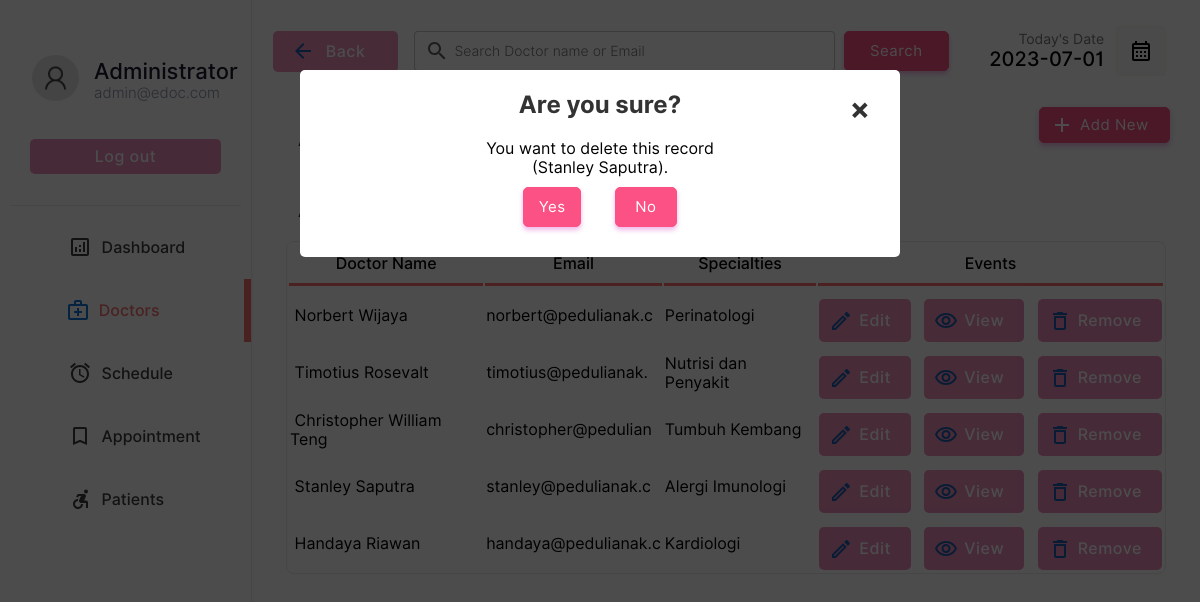
Page /doctor/doctors.php?action=drop&id=2&name=Stanley Saputra (signed in) on the committed database.
### tables this page shows
CREATE TABLE IF NOT EXISTS `doctor` (
  `docid` int(11) NOT NULL AUTO_INCREMENT,
  `docemail` varchar(255) DEFAULT NULL,
  `docname` varchar(255) DEFAULT NULL,
  `docpassword` varchar(255) DEFAULT NULL,
  `doctel` varchar(15) DEFAULT NULL,
  `specialties` int(2) DEFAULT NULL,
  PRIMARY KEY (`docid`),
  KEY `specialties` (`specialties`)
);

CREATE TABLE IF NOT EXISTS `specialties` (
  `id` int(2) NOT NULL,
  `sname` varchar(50) DEFAULT NULL,
  PRIMARY KEY (`id`)
);

### doctor/doctors.php (the view, shortened to what the rows shown need)
<!DOCTYPE html>
<html lang="en">
<head>
    <link rel="stylesheet" href="../css/animations.css">
    <link rel="stylesheet" href="../css/style.css">
    <link rel="stylesheet" href="../css/admin.css">
</head>
<body>
    <?php
    include("../connection.php");
    ?>
        <div class="dash-body">
            <table border="0" width="100%" style=" border-spacing: 0;margin:0;padding:0;margin-top:25px; ">
                <?php
                    if($_POST){
                        $keyword=$_POST["search"];
                        $sqlmain= "select * from doctor where docemail='$keyword' or docname='$keyword' or docname like '$keyword%' or docname like '%$keyword' or docname like '%$keyword%'";
                    }else{
                        $sqlmain= "select * from doctor order by docid desc";
                    }
                ?>
                <tr>
                   <td colspan="4">
                       <center>
                        <div class="abc scroll">
                        <table width="93%" class="sub-table scrolldown" border="0">
                        <thead>
                        <tr>
                                <th class="table-headin">
                                Doctor Name
                                </th>
                                <th class="table-headin">
                                    Email
                                </th>
                                <th class="table-headin">
                                    Specialties
                                </th>
                                <th class="table-headin">
                                    Events
                                </tr>
                        </thead>
                        <tbody>
                            <?php
                                $result= $database->query($sqlmain);
                                if($result->num_rows==0){
                                    echo '<tr>
                                    <td colspan="4">
                                    <br><br><br><br>
                                    <center>
                                    <img src="../img/notfound.svg" width="25%">
                                    <br>
                                    <p class="heading-main12" style="margin-left: 45px;font-size:20px;color:rgb(49, 49, 49)">We  couldnt find anything related to your keywords !</p>
                                    <a class="non-style-link" href="doctors.php"><button  class="login-btn btn-primary-soft btn"  style="display: flex;justify-content: center;align-items: center;margin-left:20px;">&nbsp; Show all Doctors &nbsp;</font></button>
                                    </a>
                                    </center>
                                    <br><br><br><br>
                                    </td>
                                    </tr>';
                                }
                                else{
                                for ( $x=0; $x<$result->num_rows;$x++){
                                    $row=$result->fetch_assoc();
                                    $docid=$row["docid"];
                                    $name=$row["docname"];
                                    $email=$row["docemail"];
                                    $spe=$row["specialties"];
                                    $spcil_res= $database->query("select sname from specialties where id='$spe'");
                                    $spcil_array= $spcil_res->fetch_assoc();
                                    $spcil_name=$spcil_array["sname"];
                                    echo '<tr>
                                        <td> &nbsp;'.
                                        substr($name,0,30)
                                        .'</td>
                                        <td>
                                        '.substr($email,0,20).'
                                        </td>
                                        <td>
                                            '.substr($spcil_name,0,20).'
                                        </td>
                                        <td>
                                        <div style="display:flex;justify-content: center;">
                                        <a href="?action=edit&id='.$docid.'&error=0" class="non-style-link"><button  class="btn-primary-soft btn button-icon btn-edit"  style="padding-left: 40px;padding-top: 12px;padding-bottom: 12px;margin-top: 10px;"><font class="tn-in-text">Edit</font></button></a>
                                        &nbsp;&nbsp;&nbsp;
                                        <a href="?action=view&id='.$docid.'" class="non-style-link"><button  class="btn-primary-soft btn button-icon btn-view"  style="padding-left: 40px;padding-top: 12px;padding-bottom: 12px;margin-top: 10px;"><font class="tn-in-text">View</font></button></a>
                                       &nbsp;&nbsp;&nbsp;
                                       <a href="?action=drop&id='.$docid.'&name='.$name.'" class="non-style-link"><button  class="btn-primary-soft btn button-icon btn-delete"  style="padding-left: 40px;padding-top: 12px;padding-bottom: 12px;margin-top: 10px;"><font class="tn-in-text">Remove</font></button></a>
                                        </div>
                                        </td>
                                    </tr>';
                                }
                            }
                            ?>
                            </tbody>
                        </table>
                        </div>
                        </center>
                   </td>
                </tr>
            </table>
        </div>
    <?php
    if($_GET){
        $id=$_GET["id"];
        $action=$_GET["action"];
        if($action=='drop'){
            $nameget=$_GET["name"];
            echo '
            <div id="popup1" class="overlay">
                    <div class="popup">
                    <center>
                        <h2>Are you sure?</h2>
                        <a class="close" href="doctors.php">&times;</a>
                        <div class="content">
                            You want to delete this record<br>('.substr($nameget,0,40).').
                        </div>
                        <div style="display: flex;justify-content: center;">
                        <a href="delete-doctor.php?id='.$id.'" class="non-style-link"><button  class="btn-primary btn"  style="display: flex;justify-content: center;align-items: center;margin:10px;padding:10px;"<font class="tn-in-text">&nbsp;Yes&nbsp;</font></button></a>&nbsp;&nbsp;&nbsp;
                        <a href="doctors.php" class="non-style-link"><button  class="btn-primary btn"  style="display: flex;justify-content: center;align-items: center;margin:10px;padding:10px;"><font class="tn-in-text">&nbsp;&nbsp;No&nbsp;&nbsp;</font></button></a>
                        </div>
                    </center>
            </div>
            </div>
            ';
        }elseif($action=='edit'){
            $sqlmain= "select * from doctor where docid='$id'";
            $result= $database->query($sqlmain);
            $row=$result->fetch_assoc();
            $name=$row["docname"];
            $email=$row["docemail"];
            $spe=$row["specialties"];
            $spcil_res= $database->query("select sname from specialties where id='$spe'");
            $spcil_array= $spcil_res->fetch_assoc();
            $spcil_name=$spcil_array["sname"];
            $tele=$row['doctel'];
            $error_1=$_GET["error"];
                $errorlist= array(
                    '1'=>'<label for="promter" class="form-label" style="color:rgb(255, 62, 62);text-align:center;">Already have an account for this Email address.</label>',
                    '2'=>'<label for="promter" class="form-label" style="color:rgb(255, 62, 62);text-align:center;">Password Conformation Error! Reconform Password</label>',
                    '3'=>'<label for="promter" class="form-label" style="color:rgb(255, 62, 62);text-align:center;"></label>',
                    '4'=>"",
                    '0'=>'',
                );
            if($error_1!='4'){
                    echo '
                    <div id="popup1" class="overlay">
                            <div class="popup">
                            <center>
                                <a class="close" href="doctors.php">&times;</a>
                                <div style="display: flex;justify-content: center;">
                                <div class="abc">
                                <table width="80%" class="sub-table scrolldown add-doc-form-container" border="0">
                                <tr>
                                        <td class="label-td" colspan="2">'.
                                            $errorlist[$error_1]
                                        .'</td>
                                    </tr>
                                    <tr>
                                        <td>
                                            <p style="padding: 0;margin: 0;text-align: left;font-size: 25px;font-weight: 500;">Edit Doctor Details.</p>
                                        Doctor ID : '.$id.' (Auto Generated)<br><br>
                                        </td>
                                    </tr>
                                    <tr>
                                        <td class="label-td" colspan="2">
                                            <form action="edit-doc.php" method="POST" class="add-new-form">
                                            <label for="Email" class="form-label">Email: </label>
                                            <input type="hidden" value="'.$id.'" name="id00">
                                        </td>
                                    </tr>
                                    <tr>
                                        <td class="label-td" colspan="2">
                                        <input type="email" name="email" class="input-text" placeholder="Email Address" value="'.$email.'" required><br>
                                        </td>
                                    </tr>
                                    <tr>
                                        <td class="label-td" colspan="2">
                                            <label for="name" class="form-label">Name: </label>
                                        </td>
                                    </tr>
                                    <tr>
                                        <td class="label-td" colspan="2">
                                            <input type="text" name="name" class="input-text" placeholder="Doctor Name" value="'.$name.'" required><br>
                                        </td>
                                    </tr>
                                    <tr>
                                        <td class="label-td" colspan="2">
                                            <label for="Tele" class="form-label">Telephone: </label>
                                        </td>
                                    </tr>
                                    <tr>
                                        <td class="label-td" colspan="2">
                                            <input type="tel" name="Tele" class="input-text" placeholder="Telephone Number" value="'.$tele.'" required><br>
                                        </td>
                                    </tr>
                                    <tr>
                                        <td class="label-td" colspan="2">
                                            <label for="spec" class="form-label">Choose specialties: (Current'.$spcil_name.')</label>
                                        </td>
                                    </tr>
                                    <tr>
                                        <td class="label-td" colspan="2">
                                            <select name="spec" id="" class="box">';
                                                $list11 = $database->query("select  * from  specialties;");
                                                for ($y=0;$y<$list11->num_rows;$y++){
                                                    $row00=$list11->fetch_assoc();
                                                    $sn=$row00["sname"];
                                                    $id00=$row00["id"];
                                                    echo "<option value=".$id00.">$sn</option><br/>";
                                                };
                                echo     '       </select><br><br>
                                        </td>
                                    </tr>
                                    <tr>
                                        <td class="label-td" colspan="2">
                                            <label for="password" class="form-label">Password: </label>
                                        </td>
                                    </tr>
                                    <tr>
                                        <td class="label-td" colspan="2">
                                            <input type="password" name="password" class="input-text" placeholder="Defind a Password" required><br>
                                        </td>
                                    </tr><tr>
                                        <td class="label-td" colspan="2">
                                            <label for="cpassword" class="form-label">Conform Password: </label>
                                        </td>
                                    </tr>
                                    <tr>
                                        <td class="label-td" colspan="2">
                                            <input type="password" name="cpassword" class="input-text" placeholder="Conform Password" required><br>
                                        </td>
                                    </tr>
                                    <tr>
                                        <td colspan="2">
                                            <input type="reset" value="Reset" class="login-btn btn-primary-soft btn" >&nbsp;&nbsp;&nbsp;&nbsp;&nbsp;
                                            <input type="submit" value="Save" class="login-btn btn-primary btn">
                                        </td>
                                    </tr>
                                    </form>
                                    </tr>
                                </table>
                                </div>
                                </div>
                            </center>
                            <br><br>
                    </div>
                    </div>
                    ';
        }; };
    };
?>
</body>
</html>

### rows in the picture
doctor: docname "Norbert Wijaya", docemail "norbert@pedulianak.c", specialties.sname "Perinatologi"
doctor: docname "Timotius Rosevalt", docemail "timotius@pedulianak.", specialties.sname "Nutrisi dan Penyakit"
doctor: docname "Christopher William Teng", docemail "christopher@pedulian", specialties.sname "Tumbuh Kembang"
doctor: docname "Stanley Saputra", docemail "stanley@pedulianak.c", specialties.sname "Alergi Imunologi"
doctor: docname "Handaya Riawan", docemail "handaya@pedulianak.c", specialties.sname "Kardiologi"

### other values in the picture
substr($nameget,0,40) "Stanley Saputra"
